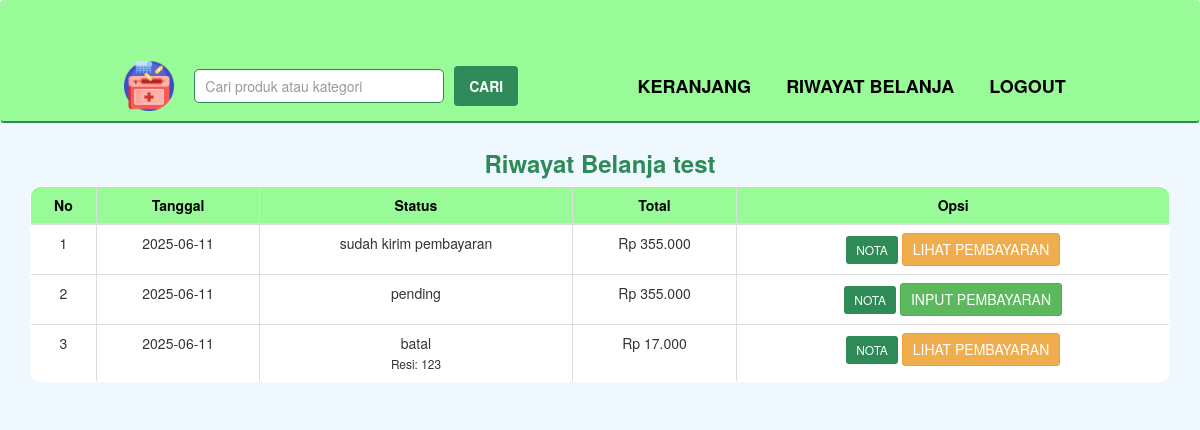
Before: /riwayat.php (signed in) with the older database file.
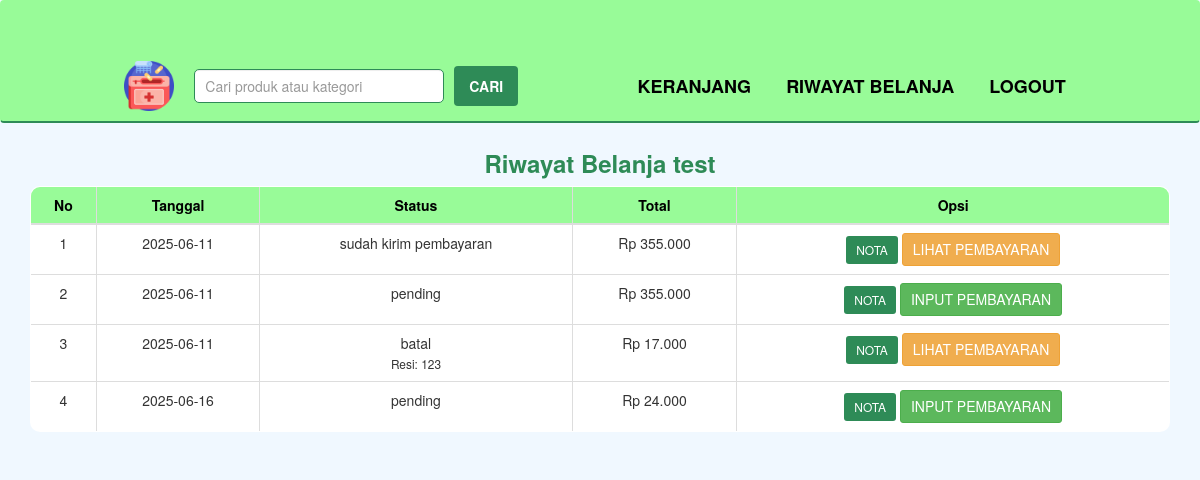
After: the same page with the newer database file.
### tables this page shows
CREATE TABLE `pembelian` (
  `id_pembelian` int(11) NOT NULL,
  `id_pelanggan` int(11) NOT NULL,
  `id_ongkir` int(11) NOT NULL,
  `tanggal_pembelian` date NOT NULL,
  `total_pembelian` int(11) NOT NULL,
  `nama_kota` varchar(100) NOT NULL,
  `tarif` int(11) NOT NULL,
  `alamat_pengiriman` text NOT NULL,
  `status_pembelian` varchar(100) NOT NULL DEFAULT 'pending',
  `resi_pengiriman` varchar(50) NOT NULL
);

### riwayat.php (the view, shortened to what this page needs)
<?php
include 'koneksi.php';
?>
<!DOCTYPE html>
<html lang="id">
<head>
    <link rel="stylesheet" type="text/css" href="admin/assets/css/bootstrap.css">
</head>
<body>
<?php include 'menu.php'; ?>
<section class="riwayat">
    <div class="container">
        <h3>Riwayat Belanja <?php echo $_SESSION["pelanggan"]["nama_pelanggan"]; ?></h3>
        <table class="table table-bordered">
            <thead>
                <tr>
                    <th>No</th>
                    <th>Tanggal</th>
                    <th>Status</th>
                    <th>Total</th>
                    <th>Opsi</th>
                </tr>
            </thead>
            <tbody>
                <?php
                $nomor = 1;
                $id_pelanggan = $_SESSION["pelanggan"]["id_pelanggan"];
                $query = $koneksi->prepare("SELECT * FROM pembelian WHERE id_pelanggan = ?");
                $query->bind_param("i", $id_pelanggan);
                $query->execute();
                $result = $query->get_result();
                while ($pecah = $result->fetch_assoc()) {
                    $id_pembelian = $pecah["id_pembelian"];
                    $query_pembayaran = $koneksi->prepare("SELECT * FROM pembayaran WHERE id_pembelian = ?");
                    $query_pembayaran->bind_param("i", $id_pembelian);
                    $query_pembayaran->execute();
                    $result_pembayaran = $query_pembayaran->get_result();
                    $data_pembayaran = $result_pembayaran->fetch_assoc();
                ?>
                <tr>
                    <td><?php echo $nomor; ?></td>
                    <td><?php echo $pecah["tanggal_pembelian"]; ?></td>
                    <td>
                        <?php echo $pecah["status_pembelian"]; ?>
                        <?php if (!empty($pecah['resi_pengiriman'])): ?>
                        <br><small>Resi: <?php echo $pecah['resi_pengiriman']; ?></small>
                        <?php endif; ?>
                    </td>
                    <td>Rp <?php echo number_format($pecah["total_pembelian"], 0, ',', '.'); ?></td>
                    <td>
                        <a href="nota.php?id=<?php echo $pecah["id_pembelian"]; ?>" class="btn btn-info btn-sm" target="_blank" >NOTA</a>
                        <?php if ($pecah['status_pembelian'] == "pending"): ?>
                            <a href="pembayaran.php?id=<?php echo $pecah["id_pembelian"]; ?>" class="btn btn-success btn-sm">
                                INPUT PEMBAYARAN
                            </a>
                        <?php elseif ($data_pembayaran): ?>
                            <a href="lihat_pembayaran.php?id=<?php echo $pecah["id_pembelian"]; ?>" class="btn btn-warning btn-sm">
                                LIHAT PEMBAYARAN
                            </a>
                        <?php endif; ?>
                    </td>
                </tr>
                <?php $nomor++; ?>
                <?php } ?>
            </tbody>
        </table>
    </div>
</section>
</body>
</html>

Changed rows visible on the page:
added pembelian: tanggal_pembelian "2025-06-16", status_pembelian "pending", total_pembelian "24.000"
